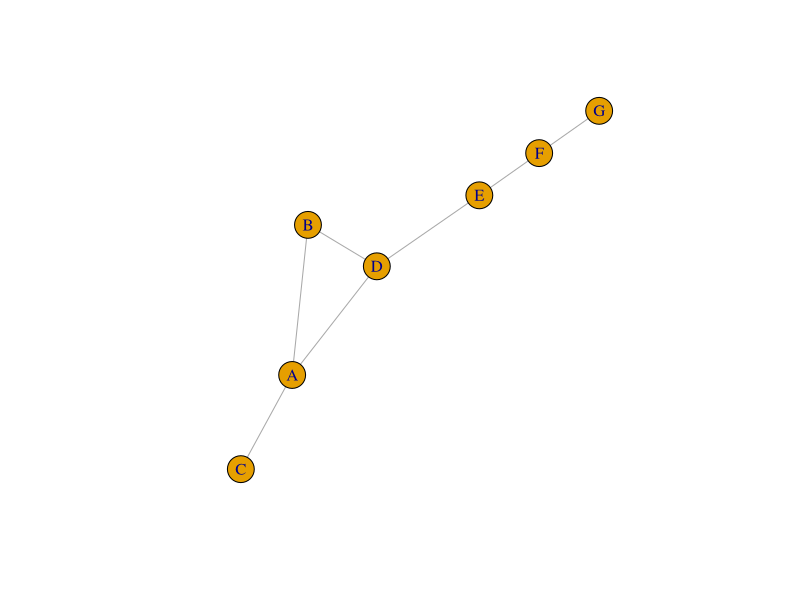
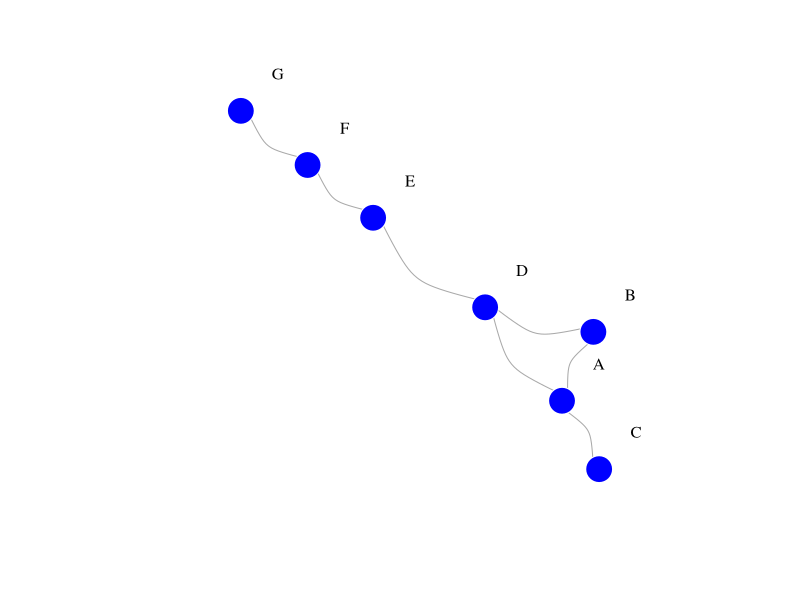
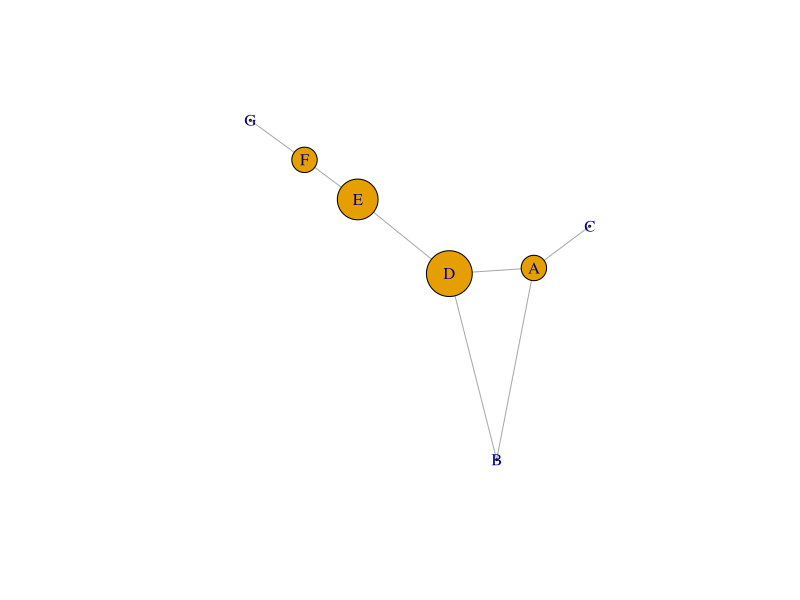
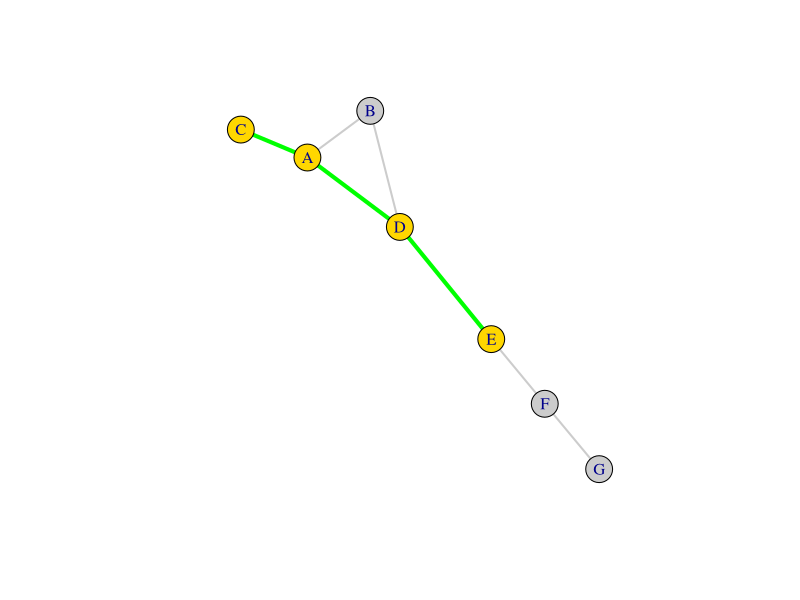

R code for these plots, in order:
## ---- chunk 1
library(igraph)
## ---- chunk 2
exercicio <- graph(edges = c("A","B",  "A","C",  "A","D",  "B","D",  "D","E",  "E","F",  "F","G"), directed=F)
                             
exercicio
## ---- chunk 3
E(exercicio)$weight <- c(1, 2, 1, 1, 1, 3, 2)

exercicio
## ---- chunk 4
plot(exercicio)
## ---- chunk 5
plot(exercicio, vertex.color="blue", vertex.size=15,
     vertex.frame.color="white", vertex.label.color="black",
     vertex.label.cex=1, vertex.label.dist=4, edge.curved=0.5)
## ---- chunk 6
#Densidade
edge_density(exercicio)

#Diâmetro
diameter(exercicio)

#Raio
radius(exercicio)

#Comprimento médio do caminho
mean_distance(exercicio)
## ---- chunk 7
#Degree
degree(exercicio)

#Degree Ponderado
strength(exercicio, weights = E(exercicio)$weight)

#Clustering COefficient
transitivity(exercicio, type = "local")

#Closeness, sem considerar o peso
closeness(exercicio, mode="all", weights=NA, normalized=T)

#Closeness, considerando o peso
closeness(exercicio, mode="all", normalized=T, weights= E(exercicio)$weight)

#Betweenness, sem considerar o peso
betweenness(exercicio, directed=F, weights=NA)

#Betweenness, considerando o peso
betweenness(exercicio, directed=F, weights=E(exercicio)$weight)

#Excentricidade
eccentricity(exercicio)

#Quais nós são pontes?
articulation.points(exercicio)
## ---- chunk 8
bt_nos <- betweenness(exercicio, directed = F, weights = E(exercicio)$weight)
plot(exercicio, vertex.size=bt_nos*3)
## ---- chunk 9
V(exercicio)$Degree <- degree(exercicio)
V(exercicio)$Degree_ponderado <- strength(exercicio, weights= E(exercicio)$weight)
V(exercicio)$CC <- transitivity(exercicio, type = "local")
V(exercicio)$Closeness_sp <- closeness(exercicio, mode="all", weights=NA, normalized=T) 
V(exercicio)$Closeness_cp <- closeness(exercicio, mode="all", weights= E(exercicio)$weight, normalized=T) 
V(exercicio)$Betweenneess_sp <- betweenness(exercicio, directed=F, weights=NA)
V(exercicio)$Betweenneess_cp <-betweenness(exercicio, directed=F, weights= E(exercicio)$weight)
V(exercicio)$Excentricidade <-eccentricity(exercicio)
V(exercicio)$Bridge <- 0
V(exercicio)$Bridge[ articulation_points(exercicio) ] <- 1

tabela_nos_exercicio <- igraph::as_data_frame(exercicio, what="vertices")

tabela_nos_exercicio
## ---- chunk 10
#1. Tamanho da distância mais curta entre os nós
distances(exercicio, weights= E(exercicio)$weight)

#2. Desenhar as distâncias entre os dois pontos
caminho_curto <- shortest_paths(exercicio,
                                from = V(exercicio)[name=="C"],
                                to = V(exercicio)[name=="E"],
                                output= "both", weights= E(exercicio)$weight) #Aqui both representa nós e links

#3. Gerar a variável de cor da borda para traçar o caminho mais curto:
ecol <- rep("gray80", ecount(exercicio))
ecol[unlist(caminho_curto$epath)] <- "green"

#4. Gerar a variável de largura do link para plotar o caminho mais curto:
ew <- rep(2, ecount(exercicio))
ew[unlist(caminho_curto$epath)] <- 4

#5. Gerar variavel de cor do nó para plotar o caminho mais curto:
vcol <- rep("gray80", vcount(exercicio))
vcol[unlist(caminho_curto$vpath)] <- "gold"

#6. Plotar com as marcações geradas:
plot(exercicio, vertex.color=vcol, edge.color=ecol, edge.width=ew)

